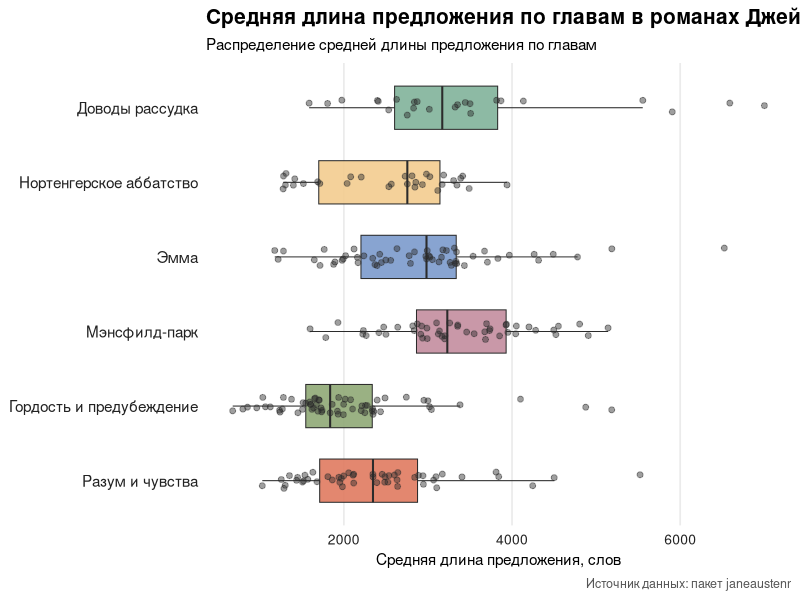

Generate this figure with R:
library(dplyr)
library(ggplot2)
library(janeaustenr)
library(tokenizers)
library(purrr)
library(stringr)
library(tidyr)

books_raw <- austen_books()

books_ru_map <- c(
  "Sense & Sensibility" = "Разум и чувства",
  "Pride & Prejudice" = "Гордость и предубеждение",
  "Mansfield Park" = "Мэнсфилд-парк",
  "Emma" = "Эмма",
  "Northanger Abbey" = "Нортенгерское аббатство",
  "Persuasion" = "Доводы рассудка"
)

chapters_data <- books_raw %>%
  group_by(book) %>%
  mutate(
    chapter = cumsum(str_detect(text, regex("^chapter\\s+[0-9ivxlc]+", ignore_case = TRUE)))
  ) %>%
  ungroup() %>%
  filter(chapter > 0) %>%
  group_by(book, chapter) %>%
  summarise(text = paste(text, collapse = " "), .groups = "drop")

chapter_stats <- chapters_data %>%
  mutate(
    sentences = map(text, tokenize_sentences),
    sentence_lengths = map(
      sentences,
      ~ sapply(.x, function(s) {
        words <- unlist(tokenize_words(s))
        length(words)
      })
    ),
    mean_sentence_length = map_dbl(
      sentence_lengths,
      ~ mean(.x[.x > 0], na.rm = TRUE)
    ),
    book_ru = recode(book, !!!books_ru_map)
  )

my_palette <- c(
  "Гордость и предубеждение" = "#8FA876",
  "Разум и чувства" = "#E07A5F",
  "Эмма" = "#7B9ACC",
  "Мэнсфилд-парк" = "#C38D9E",
  "Доводы рассудка" = "#81B29A",
  "Нортенгерское аббатство" = "#F2CC8F"
)

subtitle_text <- "Распределение средней длины предложения по главам"

final_plot <- ggplot(chapter_stats, aes(x = book_ru, y = mean_sentence_length, fill = book_ru)) +
  geom_boxplot(
    width = 0.58,
    outlier.shape = NA,
    alpha = 0.9,
    color = "#2B2B2B",
    linewidth = 0.35
  ) +
  geom_jitter(
    width = 0.12,
    size = 1.7,
    alpha = 0.45,
    color = "#2B2B2B"
  ) +
  coord_flip() +
  scale_fill_manual(values = my_palette) +
  labs(
    title = "Средняя длина предложения по главам в романах Джейн Остин",
    subtitle = subtitle_text,
    x = NULL,
    y = "Средняя длина предложения, слов",
    caption = "Источник данных: пакет janeaustenr"
  ) +
  theme_minimal(base_size = 13) +
  theme(
    legend.position = "none",
    panel.grid.major.y = element_blank(),
    panel.grid.minor = element_blank(),
    plot.title = element_text(face = "bold", size = 15),
    plot.subtitle = element_text(size = 11),
    axis.text.y = element_text(size = 11, color = "#222222"),
    axis.text.x = element_text(size = 10, color = "#222222"),
    axis.title.x = element_text(size = 11),
    plot.caption = element_text(size = 9, color = "#555555")
  )

print(final_plot)
